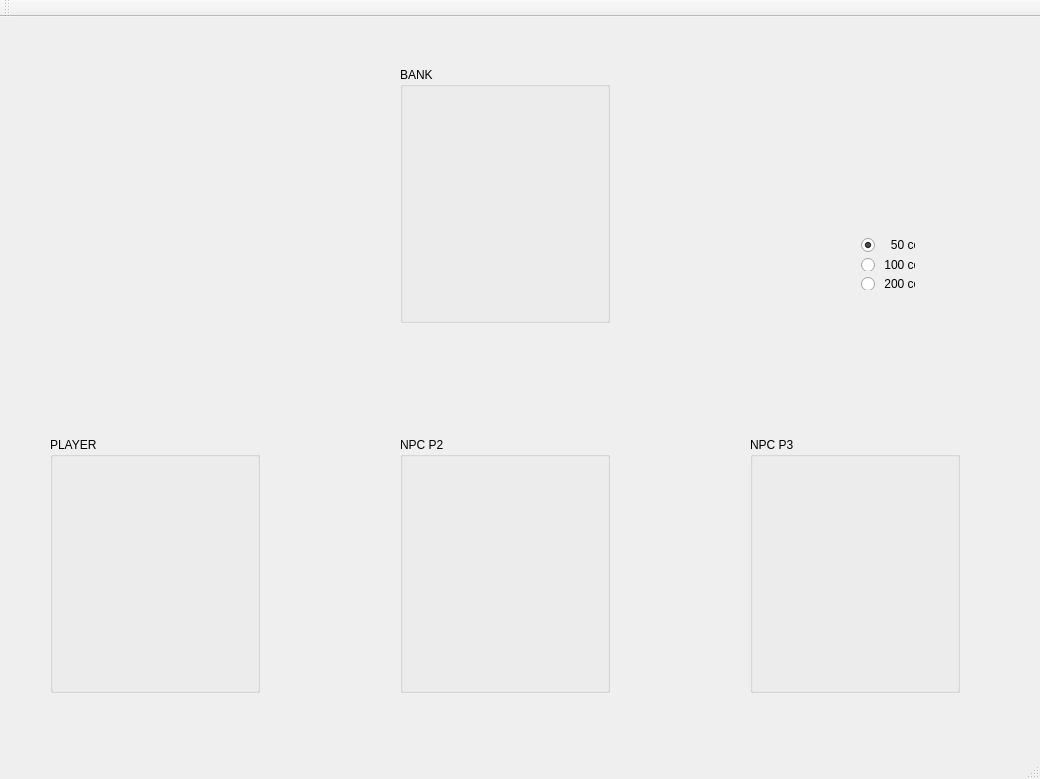
<?xml version="1.0" encoding="UTF-8"?>
<ui version="4.0">
 <class>blackJack_QTClass</class>
 <widget class="QMainWindow" name="blackJack_QTClass">
  <property name="geometry">
   <rect>
    <x>0</x>
    <y>0</y>
    <width>1040</width>
    <height>779</height>
   </rect>
  </property>
  <property name="windowTitle">
   <string>blackJack_QT</string>
  </property>
  <widget class="QWidget" name="centralWidget">
   <widget class="QGroupBox" name="player1">
    <property name="geometry">
     <rect>
      <x>50</x>
      <y>420</y>
      <width>210</width>
      <height>256</height>
     </rect>
    </property>
    <property name="title">
     <string>PLAYER</string>
    </property>
    <property name="flat">
     <bool>false</bool>
    </property>
    <property name="checkable">
     <bool>false</bool>
    </property>
    <property name="checked">
     <bool>false</bool>
    </property>
    <widget class="QLabel" name="p1_c1">
     <property name="geometry">
      <rect>
       <x>0</x>
       <y>125</y>
       <width>90</width>
       <height>131</height>
      </rect>
     </property>
     <property name="text">
      <string/>
     </property>
    </widget>
    <widget class="QLabel" name="p1_c2">
     <property name="geometry">
      <rect>
       <x>30</x>
       <y>95</y>
       <width>90</width>
       <height>131</height>
      </rect>
     </property>
     <property name="text">
      <string/>
     </property>
    </widget>
    <widget class="QLabel" name="p1_c3">
     <property name="geometry">
      <rect>
       <x>60</x>
       <y>65</y>
       <width>90</width>
       <height>131</height>
      </rect>
     </property>
     <property name="text">
      <string/>
     </property>
    </widget>
    <widget class="QLabel" name="p1_c4">
     <property name="geometry">
      <rect>
       <x>90</x>
       <y>35</y>
       <width>90</width>
       <height>131</height>
      </rect>
     </property>
     <property name="text">
      <string/>
     </property>
    </widget>
    <widget class="QLabel" name="p1_c5">
     <property name="geometry">
      <rect>
       <x>120</x>
       <y>5</y>
       <width>90</width>
       <height>131</height>
      </rect>
     </property>
     <property name="text">
      <string/>
     </property>
    </widget>
    <widget class="QLabel" name="pointLabel1">
     <property name="geometry">
      <rect>
       <x>0</x>
       <y>10</y>
       <width>53</width>
       <height>16</height>
      </rect>
     </property>
     <property name="text">
      <string/>
     </property>
     <property name="alignment">
      <set>Qt::AlignCenter</set>
     </property>
    </widget>
   </widget>
   <widget class="QGroupBox" name="player3">
    <property name="geometry">
     <rect>
      <x>750</x>
      <y>420</y>
      <width>210</width>
      <height>256</height>
     </rect>
    </property>
    <property name="title">
     <string>NPC P3</string>
    </property>
    <property name="flat">
     <bool>false</bool>
    </property>
    <property name="checkable">
     <bool>false</bool>
    </property>
    <property name="checked">
     <bool>false</bool>
    </property>
    <widget class="QLabel" name="p3_c1">
     <property name="geometry">
      <rect>
       <x>0</x>
       <y>125</y>
       <width>90</width>
       <height>131</height>
      </rect>
     </property>
     <property name="text">
      <string/>
     </property>
    </widget>
    <widget class="QLabel" name="p3_c2">
     <property name="geometry">
      <rect>
       <x>30</x>
       <y>95</y>
       <width>90</width>
       <height>131</height>
      </rect>
     </property>
     <property name="text">
      <string/>
     </property>
    </widget>
    <widget class="QLabel" name="p3_c3">
     <property name="geometry">
      <rect>
       <x>60</x>
       <y>65</y>
       <width>90</width>
       <height>131</height>
      </rect>
     </property>
     <property name="text">
      <string/>
     </property>
    </widget>
    <widget class="QLabel" name="p3_c4">
     <property name="geometry">
      <rect>
       <x>90</x>
       <y>35</y>
       <width>90</width>
       <height>131</height>
      </rect>
     </property>
     <property name="text">
      <string/>
     </property>
    </widget>
    <widget class="QLabel" name="p3_c5">
     <property name="geometry">
      <rect>
       <x>120</x>
       <y>5</y>
       <width>90</width>
       <height>131</height>
      </rect>
     </property>
     <property name="text">
      <string/>
     </property>
    </widget>
    <widget class="QLabel" name="pointLabel3">
     <property name="geometry">
      <rect>
       <x>0</x>
       <y>10</y>
       <width>53</width>
       <height>16</height>
      </rect>
     </property>
     <property name="text">
      <string/>
     </property>
     <property name="alignment">
      <set>Qt::AlignCenter</set>
     </property>
    </widget>
   </widget>
   <widget class="QGroupBox" name="Bank">
    <property name="geometry">
     <rect>
      <x>400</x>
      <y>50</y>
      <width>210</width>
      <height>256</height>
     </rect>
    </property>
    <property name="title">
     <string>BANK</string>
    </property>
    <property name="flat">
     <bool>false</bool>
    </property>
    <property name="checkable">
     <bool>false</bool>
    </property>
    <property name="checked">
     <bool>false</bool>
    </property>
    <widget class="QLabel" name="bank_c1">
     <property name="geometry">
      <rect>
       <x>0</x>
       <y>125</y>
       <width>90</width>
       <height>131</height>
      </rect>
     </property>
     <property name="text">
      <string/>
     </property>
    </widget>
    <widget class="QLabel" name="bank_c2">
     <property name="geometry">
      <rect>
       <x>30</x>
       <y>95</y>
       <width>90</width>
       <height>131</height>
      </rect>
     </property>
     <property name="text">
      <string/>
     </property>
    </widget>
    <widget class="QLabel" name="bank_c3">
     <property name="geometry">
      <rect>
       <x>60</x>
       <y>65</y>
       <width>90</width>
       <height>131</height>
      </rect>
     </property>
     <property name="text">
      <string/>
     </property>
    </widget>
    <widget class="QLabel" name="bank_c4">
     <property name="geometry">
      <rect>
       <x>90</x>
       <y>35</y>
       <width>90</width>
       <height>131</height>
      </rect>
     </property>
     <property name="text">
      <string/>
     </property>
    </widget>
    <widget class="QLabel" name="bank_c5">
     <property name="geometry">
      <rect>
       <x>120</x>
       <y>5</y>
       <width>90</width>
       <height>131</height>
      </rect>
     </property>
     <property name="text">
      <string/>
     </property>
    </widget>
    <widget class="QLabel" name="pointLabel4">
     <property name="geometry">
      <rect>
       <x>0</x>
       <y>10</y>
       <width>53</width>
       <height>16</height>
      </rect>
     </property>
     <property name="text">
      <string/>
     </property>
     <property name="alignment">
      <set>Qt::AlignCenter</set>
     </property>
    </widget>
   </widget>
   <widget class="QGroupBox" name="player2">
    <property name="geometry">
     <rect>
      <x>400</x>
      <y>420</y>
      <width>210</width>
      <height>256</height>
     </rect>
    </property>
    <property name="title">
     <string>NPC P2</string>
    </property>
    <property name="flat">
     <bool>false</bool>
    </property>
    <property name="checkable">
     <bool>false</bool>
    </property>
    <property name="checked">
     <bool>false</bool>
    </property>
    <widget class="QLabel" name="p2_c1">
     <property name="geometry">
      <rect>
       <x>0</x>
       <y>125</y>
       <width>90</width>
       <height>131</height>
      </rect>
     </property>
     <property name="text">
      <string/>
     </property>
    </widget>
    <widget class="QLabel" name="p2_c2">
     <property name="geometry">
      <rect>
       <x>30</x>
       <y>95</y>
       <width>90</width>
       <height>131</height>
      </rect>
     </property>
     <property name="text">
      <string/>
     </property>
    </widget>
    <widget class="QLabel" name="p2_c3">
     <property name="geometry">
      <rect>
       <x>60</x>
       <y>65</y>
       <width>90</width>
       <height>131</height>
      </rect>
     </property>
     <property name="text">
      <string/>
     </property>
    </widget>
    <widget class="QLabel" name="p2_c4">
     <property name="geometry">
      <rect>
       <x>90</x>
       <y>35</y>
       <width>90</width>
       <height>131</height>
      </rect>
     </property>
     <property name="text">
      <string/>
     </property>
    </widget>
    <widget class="QLabel" name="p2_c5">
     <property name="geometry">
      <rect>
       <x>120</x>
       <y>5</y>
       <width>90</width>
       <height>131</height>
      </rect>
     </property>
     <property name="text">
      <string/>
     </property>
    </widget>
    <widget class="QLabel" name="pointLabel2">
     <property name="geometry">
      <rect>
       <x>0</x>
       <y>10</y>
       <width>53</width>
       <height>16</height>
      </rect>
     </property>
     <property name="text">
      <string/>
     </property>
     <property name="alignment">
      <set>Qt::AlignCenter</set>
     </property>
    </widget>
   </widget>
   <widget class="QWidget" name="layoutWidget">
    <property name="geometry">
     <rect>
      <x>610</x>
      <y>430</y>
      <width>40</width>
      <height>58</height>
     </rect>
    </property>
    <layout class="QVBoxLayout" name="verticalLayout_3">
     <item>
      <widget class="QLabel" name="label_2">
       <property name="pixmap">
        <pixmap>image/coin3.png</pixmap>
       </property>
      </widget>
     </item>
     <item>
      <widget class="QLabel" name="playerCoinLabel2">
       <property name="text">
        <string/>
       </property>
       <property name="alignment">
        <set>Qt::AlignHCenter|Qt::AlignTop</set>
       </property>
      </widget>
     </item>
    </layout>
   </widget>
   <widget class="QWidget" name="layoutWidget_2">
    <property name="geometry">
     <rect>
      <x>960</x>
      <y>430</y>
      <width>40</width>
      <height>58</height>
     </rect>
    </property>
    <layout class="QVBoxLayout" name="verticalLayout_4">
     <item>
      <widget class="QLabel" name="label_3">
       <property name="pixmap">
        <pixmap>image/coin3.png</pixmap>
       </property>
      </widget>
     </item>
     <item>
      <widget class="QLabel" name="playerCoinLabel3">
       <property name="text">
        <string/>
       </property>
       <property name="alignment">
        <set>Qt::AlignHCenter|Qt::AlignTop</set>
       </property>
      </widget>
     </item>
    </layout>
   </widget>
   <widget class="QWidget" name="layoutWidget">
    <property name="geometry">
     <rect>
      <x>850</x>
      <y>210</y>
      <width>76</width>
      <height>74</height>
     </rect>
    </property>
    <layout class="QVBoxLayout" name="verticalLayout">
     <item>
      <widget class="QRadioButton" name="radioButton">
       <property name="text">
        <string>   50 coin</string>
       </property>
       <property name="checked">
        <bool>true</bool>
       </property>
      </widget>
     </item>
     <item>
      <widget class="QRadioButton" name="radioButton_2">
       <property name="text">
        <string> 100 coin</string>
       </property>
       <property name="checkable">
        <bool>true</bool>
       </property>
       <property name="checked">
        <bool>false</bool>
       </property>
      </widget>
     </item>
     <item>
      <widget class="QRadioButton" name="radioButton_3">
       <property name="text">
        <string> 200 coin</string>
       </property>
       <property name="checked">
        <bool>false</bool>
       </property>
      </widget>
     </item>
    </layout>
   </widget>
   <widget class="QWidget" name="layoutWidget">
    <property name="geometry">
     <rect>
      <x>260</x>
      <y>430</y>
      <width>40</width>
      <height>58</height>
     </rect>
    </property>
    <layout class="QVBoxLayout" name="verticalLayout_2">
     <item>
      <widget class="QLabel" name="label">
       <property name="pixmap">
        <pixmap>image/coin3.png</pixmap>
       </property>
      </widget>
     </item>
     <item>
      <widget class="QLabel" name="playerCoinLabel1">
       <property name="text">
        <string/>
       </property>
       <property name="alignment">
        <set>Qt::AlignHCenter|Qt::AlignTop</set>
       </property>
      </widget>
     </item>
    </layout>
   </widget>
   <widget class="QLabel" name="compareLabel1">
    <property name="geometry">
     <rect>
      <x>90</x>
      <y>350</y>
      <width>121</width>
      <height>71</height>
     </rect>
    </property>
    <property name="text">
     <string/>
    </property>
    <property name="alignment">
     <set>Qt::AlignCenter</set>
    </property>
   </widget>
   <widget class="QLabel" name="compareLabel2">
    <property name="geometry">
     <rect>
      <x>440</x>
      <y>340</y>
      <width>121</width>
      <height>81</height>
     </rect>
    </property>
    <property name="text">
     <string/>
    </property>
    <property name="alignment">
     <set>Qt::AlignCenter</set>
    </property>
   </widget>
   <widget class="QLabel" name="compareLabel3">
    <property name="geometry">
     <rect>
      <x>790</x>
      <y>340</y>
      <width>121</width>
      <height>81</height>
     </rect>
    </property>
    <property name="text">
     <string/>
    </property>
    <property name="alignment">
     <set>Qt::AlignCenter</set>
    </property>
   </widget>
  </widget>
  <widget class="QMenuBar" name="menuBar">
   <property name="geometry">
    <rect>
     <x>0</x>
     <y>0</y>
     <width>1040</width>
     <height>22</height>
    </rect>
   </property>
  </widget>
  <widget class="QToolBar" name="mainToolBar">
   <attribute name="toolBarArea">
    <enum>TopToolBarArea</enum>
   </attribute>
   <attribute name="toolBarBreak">
    <bool>false</bool>
   </attribute>
  </widget>
  <widget class="QStatusBar" name="statusBar"/>
 </widget>
 <layoutdefault spacing="6" margin="11"/>
 <resources>
  <include location="blackJack_QT.qrc"/>
 </resources>
 <connections/>
 <slots>
  <slot>addCard()</slot>
  <slot>test()</slot>
  <slot>testRB()</slot>
 </slots>
</ui>
